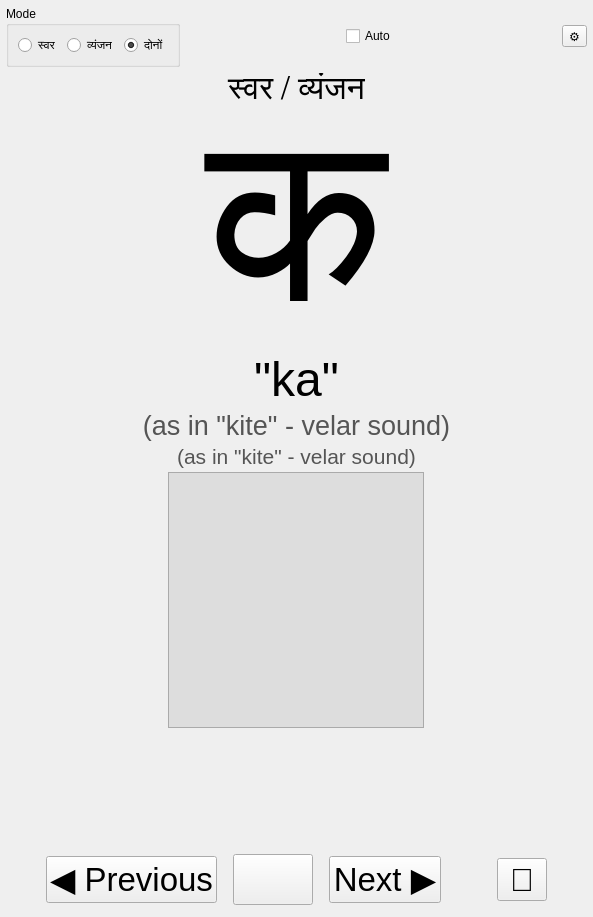
        <widget class="QWidget" name="centralwidget">
            <layout class="QVBoxLayout" name="verticalLayout_root">
                <property name="spacing">
                    <number>6</number>
                </property>
                <property name="leftMargin">
                    <number>6</number>
                </property>
                <property name="topMargin">
                    <number>6</number>
                </property>
                <property name="rightMargin">
                    <number>6</number>
                </property>
                <property name="bottomMargin">
                    <number>6</number>
                </property>
                <item>
                    <layout class="QHBoxLayout" name="horizontalLayout_topbar">
                        <property name="spacing">
                            <number>8</number>
                        </property>
                        <item>
                            <widget class="QGroupBox" name="modeRBGroup">
                                <property name="title">
                                    <string>Mode</string>
                                </property>
                                <layout class="QHBoxLayout" name="horizontalLayout_modeRB">
                                    <item>
                                        <widget class="QRadioButton" name="rbVowels">
                                            <property name="toolTip">
                                                <string>Vowels</string>
                                            </property>
                                            <property name="text">
                                                <string>स्वर</string>
                                            </property>
                                        </widget>
                                    </item>
                                    <item>
                                        <widget class="QRadioButton" name="rbConsonants">
                                            <property name="toolTip">
                                                <string>Consonants</string>
                                            </property>
                                            <property name="text">
                                                <string>व्यंजन</string>
                                            </property>
                                        </widget>
                                    </item>
                                    <item>
                                        <widget class="QRadioButton" name="rbBoth">
                                            <property name="toolTip">
                                                <string>Both</string>
                                            </property>
                                            <property name="text">
                                                <string>दोनों</string>
                                            </property>
                                            <property name="checked">
                                                <bool>true</bool>
                                            </property>
                                        </widget>
                                    </item>
                                </layout>
                            </widget>
                        </item>
                        <item>
                            <spacer name="topbarSpacer">
                                <property name="orientation">
                                    <enum>Qt::Orientation::Horizontal</enum>
                                </property>
                                <property name="sizeType">
                                    <enum>QSizePolicy::Policy::Expanding</enum>
                                </property>
                                <property name="sizeHint" stdset="0">
                                    <size>
                                        <width>40</width>
                                        <height>20</height>
                                    </size>
                                </property>
                            </spacer>
                        </item>
                        <item>
                            <widget class="QCheckBox" name="cbAutoPlay">
                                <property name="text">
                                    <string>Auto</string>
                                </property>
                                <property name="checked">
                                    <bool>false</bool>
                                </property>
                            </widget>
                        </item>
                        <item>
                            <spacer name="horizontalSpacer_4">
                                <property name="orientation">
                                    <enum>Qt::Orientation::Horizontal</enum>
                                </property>
                                <property name="sizeHint" stdset="0">
                                    <size>
                                        <width>40</width>
                                        <height>20</height>
                                    </size>
                                </property>
                            </spacer>
                        </item>
                        <item>
                            <widget class="QToolButton" name="btnSettings">
                                <property name="toolTip">
                                    <string>Settings</string>
                                </property>
                                <property name="text">
                                    <string>⚙️</string>
                                </property>
                            </widget>
                        </item>
                    </layout>
                </item>
                <item>
                    <layout class="QVBoxLayout" name="verticalLayout_display">
                        <property name="spacing">
                            <number>3</number>
                        </property>
                        <item>
                            <widget class="QLabel" name="categoryLabel">
                                <property name="font">
                                    <font>
                                        <family>Kohinoor Devanagari</family>
                                        <pointsize>24</pointsize>
                                    </font>
                                </property>
                                <property name="text">
                                    <string>स्वर / व्यंजन</string>
                                </property>
                                <property name="alignment">
                                    <set>Qt::AlignmentFlag::AlignCenter</set>
                                </property>
                            </widget>
                        </item>
                        <item>
                            <widget class="QLabel" name="symbolLabel">
                                <property name="font">
                                    <font>
                                        <family>Kohinoor Devanagari</family>
                                        <pointsize>180</pointsize>
                                        <bold>false</bold>
                                    </font>
                                </property>
                                <property name="text">
                                    <string>क</string>
                                </property>
                                <property name="alignment">
                                    <set>Qt::AlignmentFlag::AlignCenter</set>
                                </property>
                            </widget>
                        </item>
                        <item>
                            <widget class="QLabel" name="pronLabel">
                                <property name="font">
                                    <font>
                                        <pointsize>36</pointsize>
                                    </font>
                                </property>
                                <property name="text">
                                    <string>&quot;ka&quot;</string>
                                </property>
                                <property name="alignment">
                                    <set>Qt::AlignmentFlag::AlignCenter</set>
                                </property>
                            </widget>
                        </item>
                        <item>
                            <widget class="QLabel" name="englishEquivLabel">
                                <property name="font">
                                    <font>
                                        <pointsize>20</pointsize>
                                    </font>
                                </property>
                                <property name="styleSheet">
                                    <string notr="true">color: #555;</string>
                                </property>
                                <property name="text">
                                    <string>(as in &quot;kite&quot; - velar sound)</string>
                                </property>
                                <property name="alignment">
                                    <set>Qt::AlignmentFlag::AlignCenter</set>
                                </property>
                            </widget>
                        </item>
                        <item>
                            <widget class="QLabel" name="hintLabel">
                                <property name="font">
                                    <font>
                                        <pointsize>16</pointsize>
                                    </font>
                                </property>
                                <property name="styleSheet">
                                    <string notr="true">color: #555;</string>
                                </property>
                                <property name="text">
                                    <string>(as in &quot;kite&quot; - velar sound)</string>
                                </property>
                                <property name="alignment">
                                    <set>Qt::AlignmentFlag::AlignCenter</set>
                                </property>
                            </widget>
                        </item>
                        <item alignment="Qt::AlignmentFlag::AlignHCenter">
                            <widget class="QLabel" name="imagePlaceholder">
                                <property name="minimumSize">
                                    <size>
                                        <width>256</width>
                                        <height>256</height>
                                    </size>
                                </property>
                                <property name="maximumSize">
                                    <size>
                                        <width>380</width>
                                        <height>380</height>
                                    </size>
                                </property>
                                <property name="styleSheet">
                                    <string notr="true">background-color: #ddd; border: 1px solid #aaa;</string>
                                </property>
                                <property name="text">
                                    <string/>
                                </property>
                                <property name="alignment">
                                    <set>Qt::AlignmentFlag::AlignCenter</set>
                                </property>
                            </widget>
                        </item>
                        <item>
                            <spacer name="imageCaptionSpacer">
                                <property name="orientation">
                                    <enum>Qt::Orientation::Vertical</enum>
                                </property>
                                <property name="sizeType">
                                    <enum>QSizePolicy::Policy::Minimum</enum>
                                </property>
                                <property name="sizeHint" stdset="0">
                                    <size>
                                        <width>20</width>
                                        <height>10</height>
                                    </size>
                                </property>
                            </spacer>
                        </item>
                        <item>
                            <widget class="QLabel" name="imageCaption">
                                <property name="styleSheet">
                                    <string notr="true">color: #000; font-size: 24px;</string>
                                </property>
                                <property name="text">
                                    <string/>
                                </property>
                                <property name="alignment">
                                    <set>Qt::AlignmentFlag::AlignHCenter</set>
                                </property>
                                <property name="wordWrap">
                                    <bool>true</bool>
                                </property>
                            </widget>
                        </item>

                        <item>
                            <widget class="QLabel" name="dependentFormLabel">
                                <property name="styleSheet">
                                    <string notr="true">font-size: 13px; color: #111; margin-top: 2px; margin-bottom: 0px;</string>
                                </property>
                                <property name="textFormat">
                                    <enum>Qt::TextFormat::RichText</enum>
                                </property>
                                <property name="wordWrap">
                                    <bool>true</bool>
                                </property>
                                <property name="alignment">
                                    <set>Qt::AlignmentFlag::AlignHCenter|Qt::AlignmentFlag::AlignTop</set>
                                </property>
                                <property name="text">
                                    <string/>
                                </property>
                            </widget>
                        </item>
                        <item>
                            <widget class="QWidget" name="matraPointerContainer">
                                <property name="minimumSize">
                                    <size>
                                        <width>10</width>
                                        <height>16</height>
                                    </size>
                                </property>
                                <property name="maximumSize">
                                    <size>
                                        <width>16777215</width>
                                        <height>18</height>
                                    </size>
                                </property>
                                <layout class="QHBoxLayout" name="horizontalLayout_matraPointer">
                                    <property name="leftMargin">
                                        <number>0</number>
                                    </property>
                                    <property name="topMargin">
                                        <number>0</number>
                                    </property>
                                    <property name="rightMargin">
                                        <number>0</number>
                                    </property>
                                    <property name="bottomMargin">
                                        <number>0</number>
                                    </property>
                                </layout>
                            </widget>
                        </item>
                        <item>
                            <spacer name="verticalSpacer">
                                <property name="orientation">
                                    <enum>Qt::Orientation::Vertical</enum>
                                </property>
                                <property name="sizeHint" stdset="0">
                                    <size>
                                        <width>20</width>
                                        <height>40</height>
                                    </size>
                                </property>
                            </spacer>
                        </item>
                    </layout>
                </item>
                <item>
                    <layout class="QHBoxLayout" name="horizontalLayout_bottombar">
                        <property name="spacing">
                            <number>16</number>
                        </property>
                        <item>
                            <spacer name="horizontalSpacer">
                                <property name="orientation">
                                    <enum>Qt::Orientation::Horizontal</enum>
                                </property>
                                <property name="sizeHint" stdset="0">
                                    <size>
                                        <width>40</width>
                                        <height>20</height>
                                    </size>
                                </property>
                            </spacer>
                        </item>
                        <item>
                            <widget class="QPushButton" name="prev_btn">
                                <property name="font">
                                    <font>
                                        <pointsize>25</pointsize>
                                    </font>
                                </property>
                                <property name="text">
                                    <string>◀ Previous</string>
                                </property>
                            </widget>
                        </item>
                        <item>
                            <widget class="QPushButton" name="play_btn">
                                <property name="minimumSize">
                                    <size>
                                        <width>80</width>
                                        <height>51</height>
                                    </size>
                                </property>
                                <property name="maximumSize">
                                    <size>
                                        <width>80</width>
                                        <height>51</height>
                                    </size>
                                </property>
                                <property name="icon">
                                    <iconset>
                                        <normaloff>assets/icons/ear.png</normaloff>assets/icons/ear.png
                                    </iconset>
                                </property>
                                <property name="iconSize">
                                    <size>
                                        <width>48</width>
                                        <height>48</height>
                                    </size>
                                </property>
                            </widget>
                        </item>
                        <item>
                            <widget class="QPushButton" name="next_btn">
                                <property name="font">
                                    <font>
                                        <pointsize>25</pointsize>
                                    </font>
                                </property>
                                <property name="text">
                                    <string>Next ▶</string>
                                </property>
                            </widget>
                        </item>
                        <item>
                            <spacer name="bottomSpacer">
                                <property name="orientation">
                                    <enum>Qt::Orientation::Horizontal</enum>
                                </property>
                                <property name="sizeType">
                                    <enum>QSizePolicy::Policy::Expanding</enum>
                                </property>
                                <property name="sizeHint" stdset="0">
                                    <size>
                                        <width>40</width>
                                        <height>20</height>
                                    </size>
                                </property>
                            </spacer>
                        </item>
                        <item>
                            <widget class="QToolButton" name="btnSlowToggle">
                                <property name="font">
                                    <font>
                                        <pointsize>24</pointsize>
                                    </font>
                                </property>
                                <property name="toolTip">
                                    <string>Toggle slower TTS</string>
                                </property>
                                <property name="text">
                                    <string>🐢</string>
                                </property>
                                <property name="checkable">
                                    <bool>true</bool>
                                </property>
                                <property name="checked">
                                    <bool>false</bool>
                                </property>
                            </widget>
                        </item>
                        <item>
                            <spacer name="horizontalSpacer_2">
                                <property name="orientation">
                                    <enum>Qt::Orientation::Horizontal</enum>
                                </property>
                                <property name="sizeHint" stdset="0">
                                    <size>
                                        <width>40</width>
                                        <height>20</height>
                                    </size>
                                </property>
                            </spacer>
                        </item>
                    </layout>
                </item>
                <item>
                    <widget class="QWidget" name="filterContainer" native="true">
                        <property name="visible">
                            <bool>false</bool>
                        </property>
                    </widget>
                </item>
            </layout>
        </widget>
